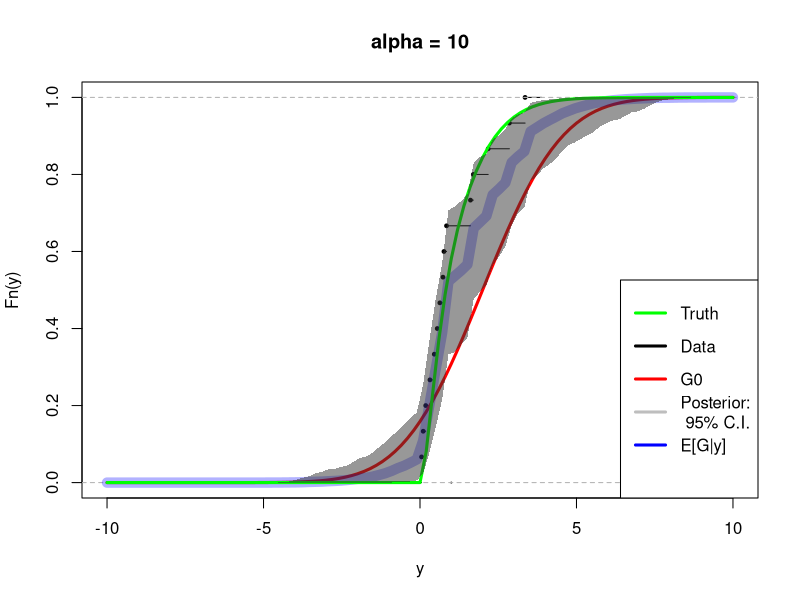

The R source for this figure:
color.btwn <- function(x,ylo,yhi,from,to,col.area="grey") {
  x <- c(x,rev(x))
  y <- c(yhi,rev(ylo))

  polygon(c(x[x>=from & x<= to]),
          c(y[x>=from & x<=to]),
          col=col.area,border=F)
}

rdir <- function(N,a) {
  k <- length(a)
  x <- matrix(rgamma(k*N, a, 1), N, k, byrow=T)
  rowsums <- x %*% rep(1,k)
  x / as.vector(rowsums)
}

# Using the dirichlet distribution from gamma's
dp <- function(N=1,pG,a,xlim=c(0,1),n=1000) {
  x <- seq(xlim[1],xlim[2],length=n)
  x <- sort(c(-1e1000,x))
  dG0 <- pG(x[-1]) - pG(x[-length(x)])
  out <- rdir(N,a*dG0)
  G <- t(apply(out,1,cumsum))
  list("G"=G, "x"= x[-1])
}

### Plotting Function
dp.post <- function(X,...) {
  plot(0,xlim=range(X$x),ylim=c(0,1),cex=0,...)
  for (i in 1:nrow(X$G)) {
    lines(X$x,X$G[i,],type="l",col=rgb(.4,.4,.4,.1))
  }
}

# Posterior Simulation ################
# y_i | G ~ G
# G ~ DP(G_0,a)
n1 <- 1*5 
n2 <- 2*5
n <- n1+n2
y <- c(rgamma(n1,4,2),rgamma(n2,2,3))
pT <- function(x) (n1*pgamma(x,4,2) + n2*pgamma(x,2,3)) / n

# Gibbs
B <- 1000 # Big number for MCMC
k <- 100 # Number of obs for each DP draw, should be LARGE
alpha <- 10 # Later, put a prior. Large => More faith in prior.
pG <- function(x) pnorm(x,2,2)
pG1 <- function(x) {
  s <- sapply(x,function(w) sum(w >= y))
  (alpha * pG(x) +  s) / (alpha + n)
}
# Draw from G | y
G <- dp(N=B,pG1,a=alpha+n,xlim=c(-10,10),n=k)
EG <- apply(G$G,2,mean)

#pdf("~/temp/pdf/dp_post.pdf")
#png("../../../../assets/ams241/03/plots/dp_post.png")
  #dp.post(G,xlab='y',ylab="Fn(y)")
  plot(0,cex=.001,ylim=c(0,1),xlim=c(-10,10),main=paste("alpha =",alpha),
       ylab="Fn(y)",xlab="y")
  lines(ecdf(y),cex=.5)
  curve(pG,add=T,col="red",lwd=3)
  lines(G$x,EG,col=rgb(0,0,1,.3),lwd=10)
  curve(pT,add=T,col="green",lwd=3)
  legend("bottomright",
         legend=c('Truth','Data','G0','Posterior:\n 95% C.I.','E[G|y]',''),
         col=c('green','black','red','grey','blue',rgb(0,0,0,0)),lwd=3)
  qG <- apply(G$G,2,function(x) quantile(x,c(.025,.5,.975)))
  #apply(qG,1,function(x) lines(G$x,x))
  glo <- qG[1,]
  ghi <- qG[3,]
  color.btwn(G$x,glo,ghi,-100,100,col.area=rgb(.2,.2,.2,.5))
#dev.off()

#source("dp_posterior.R")
